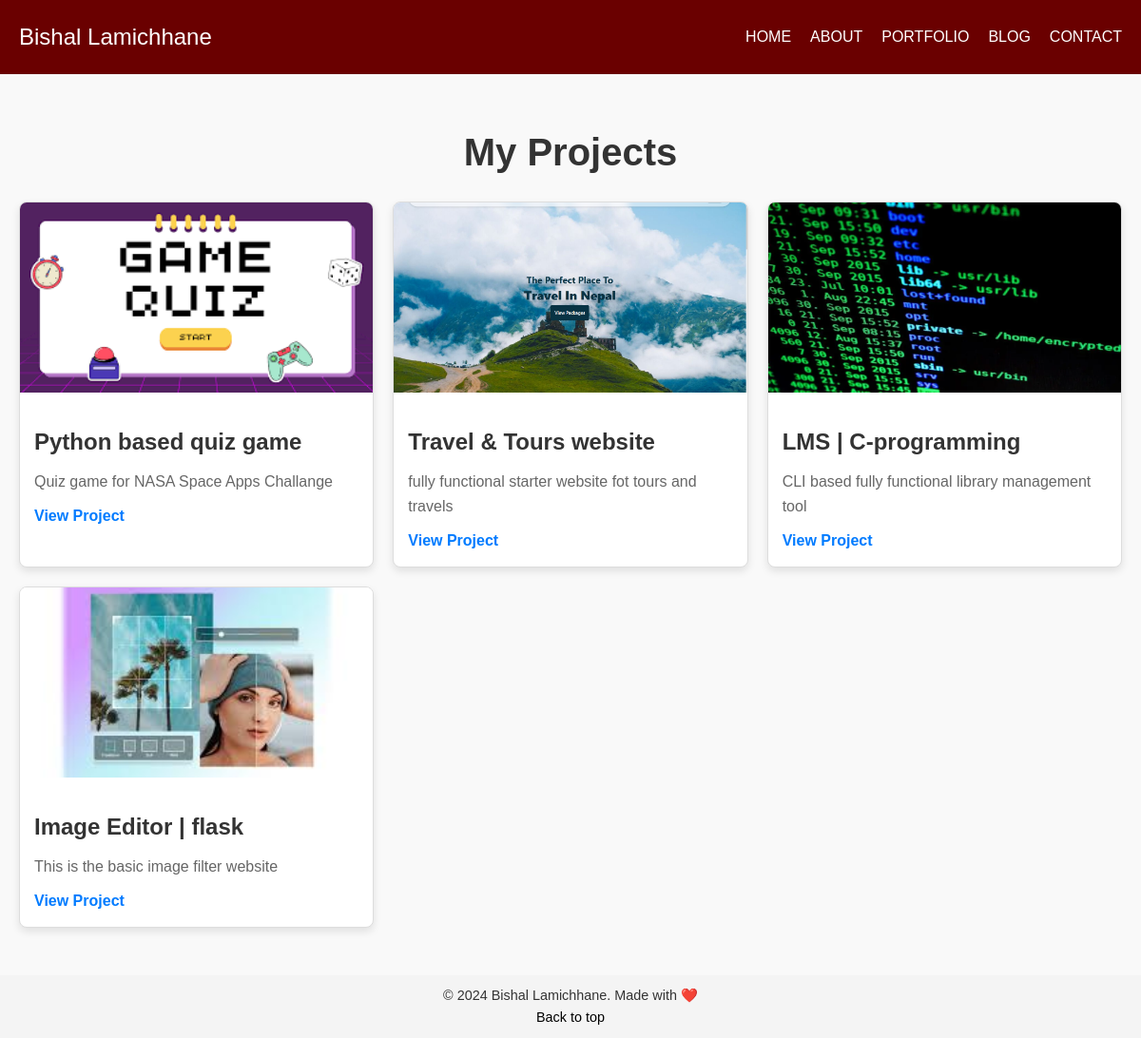
The page /portfolio/ on the database its author committed.
### home/models.py (models this page shows, shortened)
class Portfolio(models.Model):
    slug = models.SlugField(max_length=122, unique=True)
    catagory = models.CharField(max_length=122, choices=(('edu', 'education'), ('project', 'projects'), ('experience', 'experience')), default='edu')
    image = models.ImageField(upload_to='static/images/portfolio',null=True)
    slogan = models.CharField(max_length=122)
    title = models.CharField(max_length=122)
    desc = models.TextField()
    url= models.URLField(max_length=200, null=True)
    date = models.DateField()

### home/views.py (the view)
# urls.py: path('portfolio/', views.portfolio, name='portfolio'),
def portfolio(request):
    portfolios = Portfolio.objects.all().order_by('-date').filter(catagory='project')
    return render(request, 'home/portfolio.html', {'portfolios': portfolios})

### templates/home/portfolio.html (shortened to what this page needs)
{%extends 'base.html'%}
{%block content%}
<section class="portfolio-section">
    <h2>My Projects</h2>
    <div class="portfolio-grid">
        {% for portfolio in portfolios %}
        <div class="project-card">
            <img src="{{ portfolio.image.url }}" alt="Project 1">
            <div class="card-content">
                <h3>{{ portfolio.title }}</h3>
                <p>{{ portfolio.slogan }}</p>
                <a href="{{ portfolio.url }}" target="_blank">View Project</a>
            </div>
        </div>
        {% endfor %}
    </div>
</section>
{%endblock%}

### templates/base.html (shortened to what this page needs)
<!DOCTYPE html>
<html lang="en">
  <head>
    {% load static %}
    <link rel="stylesheet" href="{% static 'css/style.css' %}" />
    <link
      rel="stylesheet"
      href="https://cdnjs.cloudflare.com/ajax/libs/font-awesome/4.7.0/css/font-awesome.min.css"
    />
    <link rel="stylesheet" href="https://cdnjs.cloudflare.com/ajax/libs/font-awesome/4.7.0/css/font-awesome.min.css">
  </head>
  <body>
    <header>
      <div class="nav-brand">Bishal Lamichhane</div>
      <nav>
        <ul class="nav-links">
        <li><a href="{% url 'home' %}#home">HOME</a></li>
        <li><a href="{% url 'home' %}#about">ABOUT</a></li>
        <li><a href="{% url 'portfolio' %}">PORTFOLIO</a></li>
          <li><a href="{% url 'blog' %}">BLOG</a></li>
          <li><a href="{% url 'home' %}#contact">CONTACT</a></li>
        </ul>
      </nav>
    </header>
    <div class="content" >{% block content %}{% endblock %}</div>
  </body>
<footer>
  <p>© 2024 Bishal Lamichhane. Made with ❤️</p>
  <p><a href="#home">Back to top</a></p>
</footer>
</html>

### static/css/style.css (style rules this page uses)
* { margin: 0; padding: 0; box-sizing: border-box; }
body { font-family: Arial, sans-serif; }
header { display: flex; justify-content: space-between; align-items: center; padding: 20px; background-color: #aa4d00; color: #fff; position: relative; width: 100%; top: 0; z-index: 10; }
.nav-brand { font-size: 1.5em; }
.nav-links { display: flex; list-style: none; }
.nav-links li { margin-left: 20px; }
.nav-links a { color: #fff; text-decoration: none; transition: color 0.3s; }

### templates/home/portfolio.html (style rules this page uses)
body { margin: 0; font-family: Arial, sans-serif; line-height: 1.6; }
.portfolio-section { padding: 50px 20px; background: #f9f9f9; }
.portfolio-section h2 { text-align: center; font-size: 2.5rem; color: #333; margin-bottom: 20px; }
.portfolio-grid { display: grid; grid-template-columns: repeat(auto-fit, minmax(300px, 1fr)); gap: 20px; margin: 0 auto; max-width: 1200px; }
.project-card { background: #fff; border: 1px solid #ddd; border-radius: 8px; overflow: hidden; box-shadow: 0 4px 8px rgba(0, 0, 0, 0.1); transition: transform 0.3s ease, box-shadow 0.3s ease; }
.project-card img { width: 100%; height: 200px; object-fit: cover; }
.project-card .card-content { padding: 15px; }
.project-card h3 { font-size: 1.5rem; margin: 10px 0; color: #333; }
.project-card p { font-size: 1rem; color: #666; }
.project-card a { display: inline-block; margin-top: 10px; color: #007BFF; text-decoration: none; font-weight: bold; }

### templates/base.html (style rules this page uses)
header { background-color: #6a0000; position: sticky; }
footer { text-align: center; padding: 10px 0; font-size: 0.9rem; background-color: #f4f4f4; color: #333; }
footer a { text-decoration: none; color: #000; }

### rows shown on the page
Portfolio: image (picture), title "Python based quiz game", slogan "Quiz game for NASA Space Apps Challange"
Portfolio: image (picture), title "Travel & Tours website", slogan "fully functional starter website fot tours and travels"
Portfolio: image (picture), title "LMS | C-programming", slogan "CLI based fully functional library management tool"
Portfolio: image (picture), title "Image Editor | flask", slogan "This is the basic image filter website"
